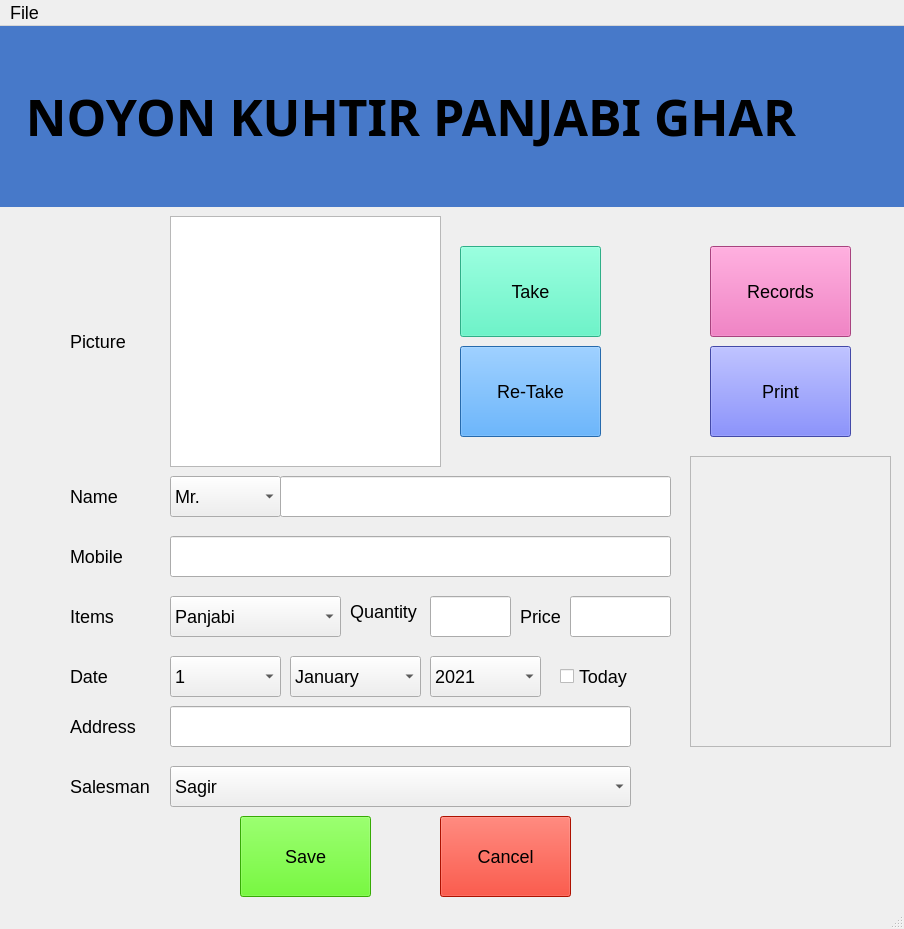
<?xml version="1.0" encoding="UTF-8"?>
<ui version="4.0">
 <class>MainWindow</class>
 <widget class="QMainWindow" name="MainWindow">
  <property name="geometry">
   <rect>
    <x>0</x>
    <y>0</y>
    <width>904</width>
    <height>929</height>
   </rect>
  </property>
  <property name="windowTitle">
   <string>MainWindow</string>
  </property>
  <property name="styleSheet">
   <string notr="true">font-size:18px;</string>
  </property>
  <widget class="QWidget" name="centralwidget">
   <widget class="QLabel" name="banner">
    <property name="geometry">
     <rect>
      <x>0</x>
      <y>0</y>
      <width>921</width>
      <height>181</height>
     </rect>
    </property>
    <property name="font">
     <font>
      <family>Script MT Bold</family>
      <pointsize>-1</pointsize>
      <bold>true</bold>
     </font>
    </property>
    <property name="acceptDrops">
     <bool>false</bool>
    </property>
    <property name="styleSheet">
     <string notr="true">background:#4779c9;
font-size:50px;</string>
    </property>
    <property name="text">
     <string>  NOYON KUHTIR PANJABI GHAR</string>
    </property>
   </widget>
   <widget class="QLineEdit" name="nameEdit">
    <property name="geometry">
     <rect>
      <x>280</x>
      <y>450</y>
      <width>391</width>
      <height>41</height>
     </rect>
    </property>
   </widget>
   <widget class="QLabel" name="name">
    <property name="geometry">
     <rect>
      <x>70</x>
      <y>460</y>
      <width>71</width>
      <height>21</height>
     </rect>
    </property>
    <property name="font">
     <font>
      <pointsize>-1</pointsize>
     </font>
    </property>
    <property name="styleSheet">
     <string notr="true">text-align:center;</string>
    </property>
    <property name="text">
     <string>Name</string>
    </property>
   </widget>
   <widget class="QPushButton" name="recordsBtn">
    <property name="geometry">
     <rect>
      <x>710</x>
      <y>220</y>
      <width>141</width>
      <height>91</height>
     </rect>
    </property>
    <property name="styleSheet">
     <string notr="true">background:#eb5eb2;
font-size:18px;
</string>
    </property>
    <property name="text">
     <string>Records</string>
    </property>
   </widget>
   <widget class="QLabel" name="date">
    <property name="geometry">
     <rect>
      <x>70</x>
      <y>640</y>
      <width>61</width>
      <height>21</height>
     </rect>
    </property>
    <property name="font">
     <font>
      <pointsize>-1</pointsize>
     </font>
    </property>
    <property name="text">
     <string>Date</string>
    </property>
   </widget>
   <widget class="QLabel" name="mobile">
    <property name="geometry">
     <rect>
      <x>70</x>
      <y>520</y>
      <width>71</width>
      <height>21</height>
     </rect>
    </property>
    <property name="font">
     <font>
      <pointsize>-1</pointsize>
     </font>
    </property>
    <property name="text">
     <string>Mobile</string>
    </property>
   </widget>
   <widget class="QLabel" name="address">
    <property name="geometry">
     <rect>
      <x>70</x>
      <y>690</y>
      <width>71</width>
      <height>21</height>
     </rect>
    </property>
    <property name="font">
     <font>
      <pointsize>-1</pointsize>
     </font>
    </property>
    <property name="text">
     <string>Address</string>
    </property>
   </widget>
   <widget class="QLabel" name="salesman">
    <property name="geometry">
     <rect>
      <x>70</x>
      <y>750</y>
      <width>101</width>
      <height>21</height>
     </rect>
    </property>
    <property name="font">
     <font>
      <pointsize>-1</pointsize>
     </font>
    </property>
    <property name="text">
     <string>Salesman</string>
    </property>
   </widget>
   <widget class="QLabel" name="items">
    <property name="geometry">
     <rect>
      <x>70</x>
      <y>580</y>
      <width>81</width>
      <height>21</height>
     </rect>
    </property>
    <property name="font">
     <font>
      <pointsize>-1</pointsize>
     </font>
    </property>
    <property name="text">
     <string>Items</string>
    </property>
   </widget>
   <widget class="QLabel" name="picture">
    <property name="geometry">
     <rect>
      <x>70</x>
      <y>290</y>
      <width>71</width>
      <height>51</height>
     </rect>
    </property>
    <property name="font">
     <font>
      <pointsize>-1</pointsize>
     </font>
    </property>
    <property name="text">
     <string>Picture</string>
    </property>
   </widget>
   <widget class="QLabel" name="quantity">
    <property name="geometry">
     <rect>
      <x>350</x>
      <y>570</y>
      <width>71</width>
      <height>31</height>
     </rect>
    </property>
    <property name="font">
     <font>
      <pointsize>-1</pointsize>
     </font>
    </property>
    <property name="text">
     <string>Quantity</string>
    </property>
   </widget>
   <widget class="QLabel" name="price">
    <property name="geometry">
     <rect>
      <x>520</x>
      <y>580</y>
      <width>41</width>
      <height>21</height>
     </rect>
    </property>
    <property name="font">
     <font>
      <pointsize>-1</pointsize>
     </font>
    </property>
    <property name="text">
     <string>Price</string>
    </property>
   </widget>
   <widget class="QLineEdit" name="addressEdit">
    <property name="geometry">
     <rect>
      <x>170</x>
      <y>680</y>
      <width>461</width>
      <height>41</height>
     </rect>
    </property>
   </widget>
   <widget class="QLineEdit" name="mobileEdit">
    <property name="geometry">
     <rect>
      <x>170</x>
      <y>510</y>
      <width>501</width>
      <height>41</height>
     </rect>
    </property>
   </widget>
   <widget class="QPushButton" name="saveBtn">
    <property name="geometry">
     <rect>
      <x>240</x>
      <y>790</y>
      <width>131</width>
      <height>81</height>
     </rect>
    </property>
    <property name="font">
     <font>
      <pointsize>-1</pointsize>
     </font>
    </property>
    <property name="styleSheet">
     <string notr="true">background:#4bf005;</string>
    </property>
    <property name="text">
     <string>Save</string>
    </property>
   </widget>
   <widget class="QPushButton" name="cancelBtn">
    <property name="geometry">
     <rect>
      <x>440</x>
      <y>790</y>
      <width>131</width>
      <height>81</height>
     </rect>
    </property>
    <property name="font">
     <font>
      <pointsize>-1</pointsize>
     </font>
    </property>
    <property name="styleSheet">
     <string notr="true">background:#f21800;</string>
    </property>
    <property name="text">
     <string>Cancel</string>
    </property>
   </widget>
   <widget class="QComboBox" name="day">
    <property name="geometry">
     <rect>
      <x>170</x>
      <y>630</y>
      <width>111</width>
      <height>41</height>
     </rect>
    </property>
    <property name="editable">
     <bool>false</bool>
    </property>
    <property name="maxVisibleItems">
     <number>10</number>
    </property>
    <item>
     <property name="text">
      <string>1</string>
     </property>
    </item>
    <item>
     <property name="text">
      <string>2</string>
     </property>
    </item>
    <item>
     <property name="text">
      <string>3</string>
     </property>
    </item>
    <item>
     <property name="text">
      <string>4</string>
     </property>
    </item>
    <item>
     <property name="text">
      <string>5</string>
     </property>
    </item>
    <item>
     <property name="text">
      <string>6</string>
     </property>
    </item>
    <item>
     <property name="text">
      <string>7</string>
     </property>
    </item>
    <item>
     <property name="text">
      <string>8</string>
     </property>
    </item>
    <item>
     <property name="text">
      <string>9</string>
     </property>
    </item>
    <item>
     <property name="text">
      <string>10</string>
     </property>
    </item>
    <item>
     <property name="text">
      <string>11</string>
     </property>
    </item>
    <item>
     <property name="text">
      <string>12</string>
     </property>
    </item>
    <item>
     <property name="text">
      <string>13</string>
     </property>
    </item>
    <item>
     <property name="text">
      <string>14</string>
     </property>
    </item>
    <item>
     <property name="text">
      <string>15</string>
     </property>
    </item>
    <item>
     <property name="text">
      <string>16</string>
     </property>
    </item>
    <item>
     <property name="text">
      <string>17</string>
     </property>
    </item>
    <item>
     <property name="text">
      <string>18</string>
     </property>
    </item>
    <item>
     <property name="text">
      <string>19</string>
     </property>
    </item>
    <item>
     <property name="text">
      <string>20</string>
     </property>
    </item>
    <item>
     <property name="text">
      <string>21</string>
     </property>
    </item>
    <item>
     <property name="text">
      <string>22</string>
     </property>
    </item>
    <item>
     <property name="text">
      <string>23</string>
     </property>
    </item>
    <item>
     <property name="text">
      <string>24</string>
     </property>
    </item>
    <item>
     <property name="text">
      <string>25</string>
     </property>
    </item>
    <item>
     <property name="text">
      <string>26</string>
     </property>
    </item>
    <item>
     <property name="text">
      <string>27</string>
     </property>
    </item>
    <item>
     <property name="text">
      <string>28</string>
     </property>
    </item>
    <item>
     <property name="text">
      <string>29</string>
     </property>
    </item>
    <item>
     <property name="text">
      <string>30</string>
     </property>
    </item>
    <item>
     <property name="text">
      <string>31</string>
     </property>
    </item>
   </widget>
   <widget class="QComboBox" name="itemsEdit">
    <property name="geometry">
     <rect>
      <x>170</x>
      <y>570</y>
      <width>171</width>
      <height>41</height>
     </rect>
    </property>
    <item>
     <property name="text">
      <string>Panjabi</string>
     </property>
    </item>
    <item>
     <property name="text">
      <string>Payjama</string>
     </property>
    </item>
    <item>
     <property name="text">
      <string>Serwani</string>
     </property>
    </item>
    <item>
     <property name="text">
      <string>Party Punjabi</string>
     </property>
    </item>
    <item>
     <property name="text">
      <string>Kids Punjabi</string>
     </property>
    </item>
    <item>
     <property name="text">
      <string>Gaye Holud Punjabi</string>
     </property>
    </item>
    <item>
     <property name="text">
      <string>Pagri</string>
     </property>
    </item>
    <item>
     <property name="text">
      <string>Nagra Juta</string>
     </property>
    </item>
    <item>
     <property name="text">
      <string>Rakhi</string>
     </property>
    </item>
    <item>
     <property name="text">
      <string>Goina Set</string>
     </property>
    </item>
    <item>
     <property name="text">
      <string>Rumal</string>
     </property>
    </item>
    <item>
     <property name="text">
      <string>Moja</string>
     </property>
    </item>
    <item>
     <property name="text">
      <string>Tupi</string>
     </property>
    </item>
    <item>
     <property name="text">
      <string>Stage, Car kapor</string>
     </property>
    </item>
    <item>
     <property name="text">
      <string>Gaye Holud Punjabi</string>
     </property>
    </item>
    <item>
     <property name="text">
      <string>Gangy</string>
     </property>
    </item>
    <item>
     <property name="text">
      <string>Fotuwa</string>
     </property>
    </item>
    <item>
     <property name="text">
      <string>Party Spray</string>
     </property>
    </item>
    <item>
     <property name="text">
      <string>Baloon</string>
     </property>
    </item>
    <item>
     <property name="text">
      <string>Others</string>
     </property>
    </item>
   </widget>
   <widget class="QLineEdit" name="priceEdit">
    <property name="geometry">
     <rect>
      <x>570</x>
      <y>570</y>
      <width>101</width>
      <height>41</height>
     </rect>
    </property>
   </widget>
   <widget class="QGraphicsView" name="camera">
    <property name="geometry">
     <rect>
      <x>170</x>
      <y>190</y>
      <width>271</width>
      <height>251</height>
     </rect>
    </property>
   </widget>
   <widget class="QComboBox" name="month">
    <property name="geometry">
     <rect>
      <x>290</x>
      <y>630</y>
      <width>131</width>
      <height>41</height>
     </rect>
    </property>
    <property name="editable">
     <bool>false</bool>
    </property>
    <property name="maxVisibleItems">
     <number>10</number>
    </property>
    <item>
     <property name="text">
      <string>January</string>
     </property>
    </item>
    <item>
     <property name="text">
      <string>February</string>
     </property>
    </item>
    <item>
     <property name="text">
      <string>March</string>
     </property>
    </item>
    <item>
     <property name="text">
      <string>April</string>
     </property>
    </item>
    <item>
     <property name="text">
      <string>May</string>
     </property>
    </item>
    <item>
     <property name="text">
      <string>June</string>
     </property>
    </item>
    <item>
     <property name="text">
      <string>July</string>
     </property>
    </item>
    <item>
     <property name="text">
      <string>August</string>
     </property>
    </item>
    <item>
     <property name="text">
      <string>September</string>
     </property>
    </item>
    <item>
     <property name="text">
      <string>October</string>
     </property>
    </item>
    <item>
     <property name="text">
      <string>November</string>
     </property>
    </item>
    <item>
     <property name="text">
      <string>December</string>
     </property>
    </item>
   </widget>
   <widget class="QComboBox" name="year">
    <property name="geometry">
     <rect>
      <x>430</x>
      <y>630</y>
      <width>111</width>
      <height>41</height>
     </rect>
    </property>
    <property name="editable">
     <bool>false</bool>
    </property>
    <property name="maxVisibleItems">
     <number>10</number>
    </property>
    <item>
     <property name="text">
      <string>2021</string>
     </property>
    </item>
    <item>
     <property name="text">
      <string>2022</string>
     </property>
    </item>
    <item>
     <property name="text">
      <string>2023</string>
     </property>
    </item>
    <item>
     <property name="text">
      <string>2024</string>
     </property>
    </item>
    <item>
     <property name="text">
      <string>2025</string>
     </property>
    </item>
   </widget>
   <widget class="QCheckBox" name="today">
    <property name="geometry">
     <rect>
      <x>560</x>
      <y>640</y>
      <width>71</width>
      <height>21</height>
     </rect>
    </property>
    <property name="text">
     <string>Today</string>
    </property>
   </widget>
   <widget class="QLineEdit" name="quantityEdit">
    <property name="geometry">
     <rect>
      <x>430</x>
      <y>570</y>
      <width>81</width>
      <height>41</height>
     </rect>
    </property>
   </widget>
   <widget class="QComboBox" name="nameTitle">
    <property name="geometry">
     <rect>
      <x>170</x>
      <y>450</y>
      <width>111</width>
      <height>41</height>
     </rect>
    </property>
    <item>
     <property name="text">
      <string>Mr.</string>
     </property>
    </item>
    <item>
     <property name="text">
      <string>Ms.</string>
     </property>
    </item>
    <item>
     <property name="text">
      <string>Mrs.</string>
     </property>
    </item>
   </widget>
   <widget class="QPushButton" name="printBtn">
    <property name="geometry">
     <rect>
      <x>710</x>
      <y>320</y>
      <width>141</width>
      <height>91</height>
     </rect>
    </property>
    <property name="styleSheet">
     <string notr="true">background:#5e66eb;
</string>
    </property>
    <property name="text">
     <string>Print</string>
    </property>
   </widget>
   <widget class="QComboBox" name="salesmanEdit">
    <property name="geometry">
     <rect>
      <x>170</x>
      <y>740</y>
      <width>461</width>
      <height>41</height>
     </rect>
    </property>
    <item>
     <property name="text">
      <string>Sagir</string>
     </property>
    </item>
    <item>
     <property name="text">
      <string>Roton</string>
     </property>
    </item>
   </widget>
   <widget class="QPushButton" name="takePic">
    <property name="geometry">
     <rect>
      <x>460</x>
      <y>220</y>
      <width>141</width>
      <height>91</height>
     </rect>
    </property>
    <property name="styleSheet">
     <string notr="true">background:#42f5bf;

</string>
    </property>
    <property name="text">
     <string>Take</string>
    </property>
   </widget>
   <widget class="QPushButton" name="retakePic">
    <property name="geometry">
     <rect>
      <x>460</x>
      <y>320</y>
      <width>141</width>
      <height>91</height>
     </rect>
    </property>
    <property name="styleSheet">
     <string notr="true">background:#3594f2;
</string>
    </property>
    <property name="text">
     <string>Re-Take</string>
    </property>
   </widget>
   <widget class="QFrame" name="frame">
    <property name="geometry">
     <rect>
      <x>690</x>
      <y>430</y>
      <width>201</width>
      <height>291</height>
     </rect>
    </property>
    <property name="frameShape">
     <enum>QFrame::StyledPanel</enum>
    </property>
    <property name="frameShadow">
     <enum>QFrame::Raised</enum>
    </property>
   </widget>
  </widget>
  <widget class="QStatusBar" name="statusbar"/>
  <widget class="QMenuBar" name="menubar">
   <property name="geometry">
    <rect>
     <x>0</x>
     <y>0</y>
     <width>904</width>
     <height>30</height>
    </rect>
   </property>
   <widget class="QMenu" name="menuFile">
    <property name="title">
     <string>File</string>
    </property>
    <addaction name="actionExit"/>
    <addaction name="actionAdd_Salesman"/>
    <addaction name="actionRemove_Salesman"/>
    <addaction name="separator"/>
    <addaction name="separator"/>
   </widget>
   <addaction name="menuFile"/>
  </widget>
  <action name="actionExit">
   <property name="text">
    <string>Exit</string>
   </property>
  </action>
  <action name="actionAdd_Salesman">
   <property name="text">
    <string>Add Salesman</string>
   </property>
  </action>
  <action name="actionRemove_Salesman">
   <property name="text">
    <string>Remove Salesman</string>
   </property>
  </action>
 </widget>
 <resources/>
 <connections/>
</ui>
